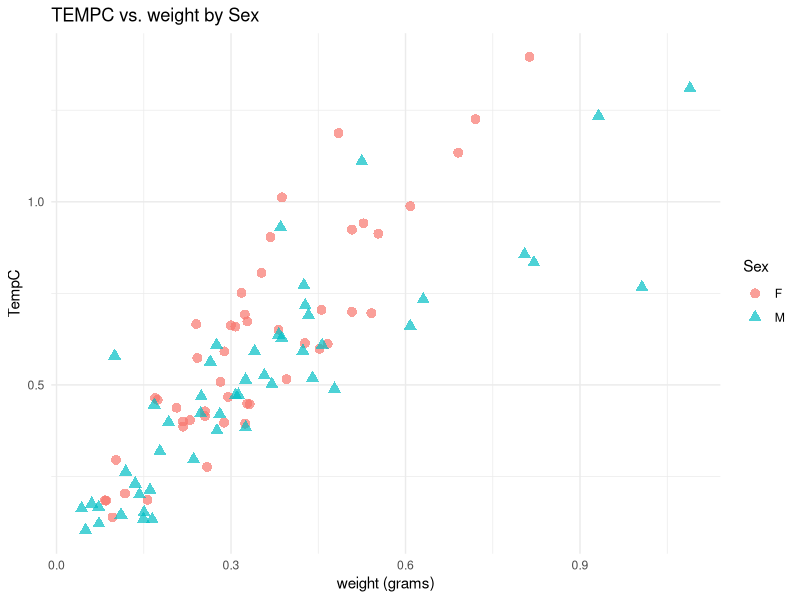

Here is the R script that generated this plot:
## ---- chunk 1
# Load the tidyverse package
library(tidyverse)
data<- read.csv("raw_data/data (2).csv")
head(data)
## ---- chunk 2
# Create a scatter plot of TempC vs. weight, colored by sex
ggplot(data, aes(x = weight, y = VO2_ml_per_h, color = Sex)) +
  geom_point(aes(shape = Sex), size = 3, alpha = 0.7) +
  labs(title = "TEMPC vs. weight by Sex",
       x = "weight (grams)",
       y = "TempC",
       color = "Sex") +
  theme_minimal() +
  scale_shape_manual(values = c("F" = 16, "M" = 17))

